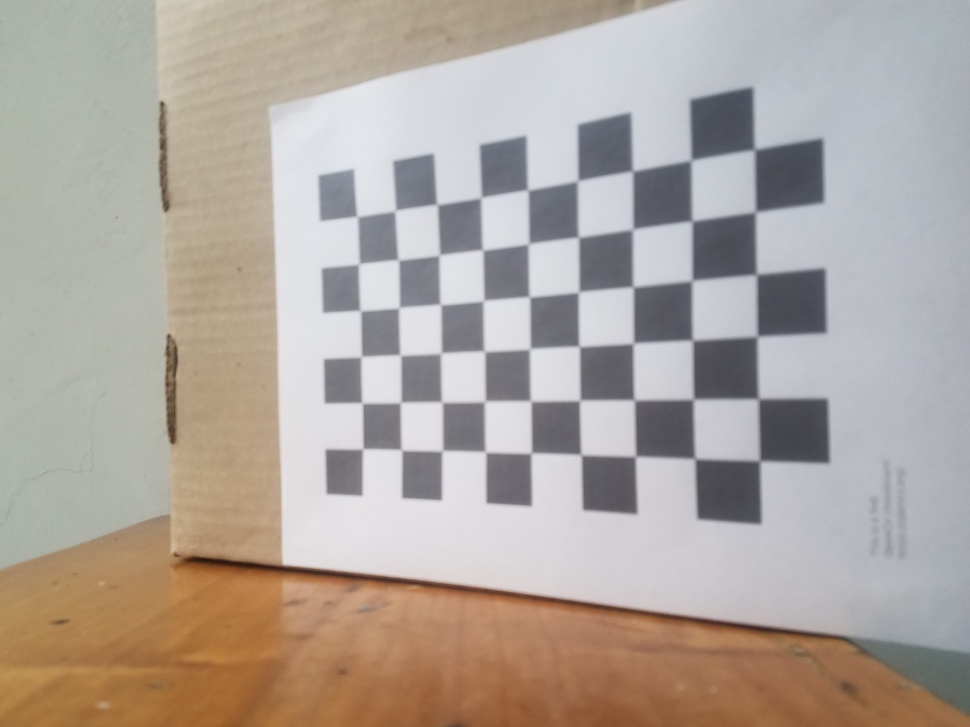
#> input picture proyecto1/img/1.calibracionCamara/1.jpg, 970 x 727 px, shrunk from 4032 x 3024 before the run; its folder holds only this picture in this run
$ jupyter execute 01_Calibracion_Camara_Patron_Ajedrez.ipynb
#> lines starting #> are read from the running program, lines starting #| are printed output that depends on the picture; after the words box and inside, x2 and y2 are one past the last pixel; in counts of white or black regions, pixels touching at a corner belong together; long printed decimals are rounded
[cell 1]
import cv2
import numpy as np
import glob
import os
import matplotlib.pyplot as plt

# Board Dimensions
number_of_squares_X = 10
number_of_squares_Y = 7
nX = number_of_squares_X - 1
nY = number_of_squares_Y - 1
square_size = 0.021

# Arrays to store objects and images
object_points = []
image_points = []

# Termination criteria
criteria = (cv2.TERM_CRITERIA_EPS + cv2.TERM_CRITERIA_MAX_ITER, 30, 0.001)

# 3D Points on real space
object_points_3D = np.zeros((nX * nY, 3), np.float32)
object_points_3D[:, :2] = np.mgrid[0:nX, 0:nY].T.reshape(-1, 2) * square_size

# Folder where the images are storage
notebook_dir = os.getcwd()
project_dir = os.path.dirname(notebook_dir)
image_folder = os.path.join(project_dir, 'img', '1.calibracionCamara')
image_files = glob.glob(os.path.join(image_folder, '*.jpg'))

def CalibrateCamera():
    if not image_files:
        print("No se encontraron imagenes.", image_folder)
        return

    # Calibration using chess board images, Finds chessboard corners
    for image_file in image_files:
        image = cv2.imread(image_file)
#> image is the input picture: shape (727, 970, 3); mean B, G, R 157.8, 165.6, 174.9
        gray = cv2.cvtColor(image, cv2.COLOR_BGR2GRAY)
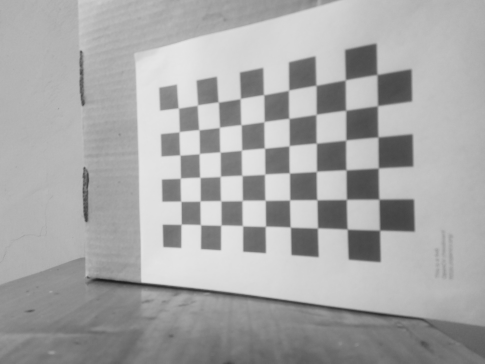
#> gray: shape (727, 970) (shown at 1/2 size); min 26, max 231, mean 167.5

        success, corners = cv2.findChessboardCorners(gray, (nX, nY), None)
#> success = True; corners = 54 rows, first 8: [357.4, 216.5], [396.1, 209.4], [436.6, 204.3], [481.4, 196.7], [527.9, 189.5], [577.9, 180.5], [632.5, 170.5], [690.5, 160.5]

        #Find corners on the images
        if success:
            object_points.append(object_points_3D)
            corners_2 = cv2.cornerSubPix(gray, corners, (11, 11), (-1, -1), criteria)
#> corners_2 = 54 rows, first 8: [357.2, 216.5], [395.3, 210.6], [437, 204.5], [481.1, 197.5], [527.8, 189.9], [577.8, 180.7], [632.6, 171], [691.1, 160.2]
            image_points.append(corners_2)
            cv2.drawChessboardCorners(image, (nX, nY), corners_2, success)
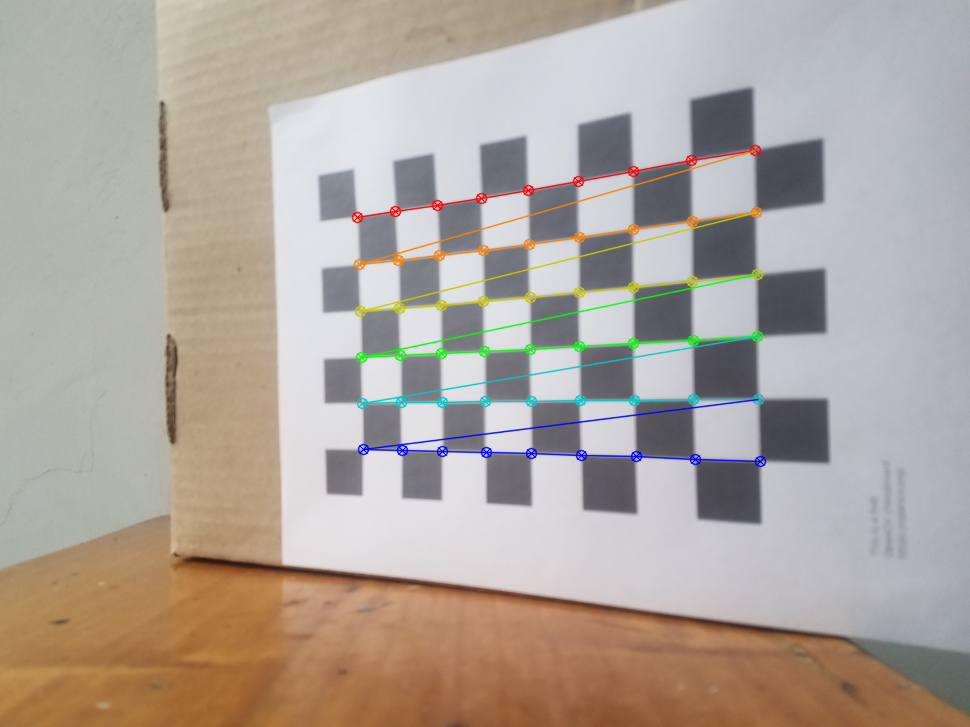
#> image: shape (727, 970, 3); 2.46% of pixels changed, all inside (x1, y1, x2, y2) = (351, 144, 767, 468)

    if len(image_points) == 0:
        print("No corners detected in any image. Check your chessboard patterns.")
        return

    # Camera Calibration Data
    ret, mtx, dist, rvecs, tvecs = cv2.calibrateCamera(object_points, image_points, gray.shape[::-1], None, None)
#> ret = 0.302; mtx = [[568, 0, 482.9], [0, 585.9, 391.7], [0, 0, 1]]; dist = [[0.271, -0.476, 0.000835, -0.0149, 0.234]]; rvecs = ([-0.00476, 0.42, -0.0162],); tvecs = ([-0.0579, -0.0789, 0.272],)

    print("Camera matrix:\n", mtx)
#| Camera matrix:
#|  [[567.989    0.         482.864]
#|  [  0.         585.885 391.744]
#|  [  0.           0.           1.        ]]
    print("Distortion coefficients:\n", dist)
#| Distortion coefficients:
#|  [[ 0.2712 -0.4765   0.0008348 -0.01494   0.234]]
    print("Distortion coefficients [k1, k2, p1, p2, k3]:\n", dist.ravel())
#| Distortion coefficients [k1, k2, p1, p2, k3]:
#|  [ 0.2712 -0.4765   0.0008348 -0.01494   0.234]
    print("Reprojection error (RMS):", ret)
#| Reprojection error (RMS): 0.3017

    height, width = image.shape[:2]
    print(f"Altura: {height}")
#| Altura: 727
    print(f"Ancho: {width}")
#| Ancho: 970
    center = (width // 2, height // 2)

    print("Coordenadas centro ", center)
#| Coordenadas centro  (485, 363)

    # Undistort all the images
    for image_file in image_files:
        image = cv2.imread(image_file)
        if image is None:
            print(f"Failed to load image: {image_file}")
            continue

        height, width = image.shape[:2]
        new_camera_mtx, roi = cv2.getOptimalNewCameraMatrix(mtx, dist, (width, height), 1, (width, height))
#> new_camera_mtx = [[582.1, 0, 463.1], [0, 590.6, 391.7], [0, 0, 1]]; roi = (3, 17, 960, 693)
        undistorted = cv2.undistort(image, mtx, dist, None, new_camera_mtx)
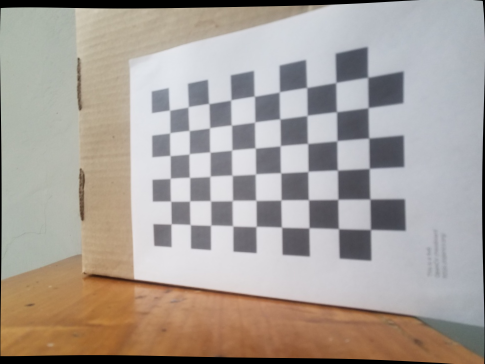
#> undistorted: shape (727, 970, 3) (shown at 1/2 size); mean B, G, R 153.1, 160, 168.5

        #View the Images
        plt.imshow(image)
        plt.title("Visualizacion de la imagen Original: " + os.path.basename(image_file))
        plt.axis('off')
        #plt.show()

        plt.imshow(undistorted)
        plt.title("Visualizacion de la imagen Corregida: " + os.path.basename(image_file))
        plt.axis('off')
        plt.show()
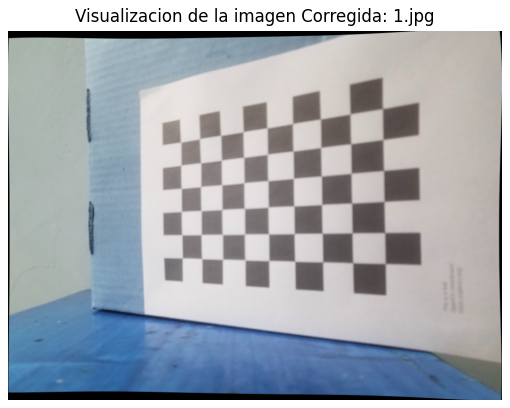
#> figure drawn by matplotlib, 1 panel; B, G, R data is drawn as R, G, B

        # Save all the images on a new folder
        base_filename = os.path.basename(image_file)
        name, ext = os.path.splitext(base_filename)
        output_path = os.path.join(os.path.join(project_dir, 'results', '1.calibracionCamara'), name + '_undistorted' + ext)
        cv2.imwrite(output_path, undistorted)

    # Create a text file with the camera Data
        # Define output folder
        output_folder = os.path.join(project_dir, 'results', '1.calibracionCamara')
        file_path = os.path.join(output_folder, 'parametros.txt')

        # Write camera calibration data to the file
        with open(file_path, "w") as f:
           f.write("Optimal Camera matrix:")
           f.write(np.array_str(new_camera_mtx))

           f.write("\n Coeficiente de distorsion:")
           f.write(np.array_str(dist))

           f.write("\n Vectores de rotacion:")
           f.write(', '.join(str(rvec) for rvec in rvecs))

           f.write("\n Vectores de tralacion:")
           f.write(', '.join(str(tvec) for tvec in tvecs))

           f.write("Error RMS de reproyección: " + str(ret) + "\n")
           # File close

    print("All images undistorted and saved.")

CalibrateCamera()

$ run again, on proyecto1/img/1.calibracionCamara/5.jpg
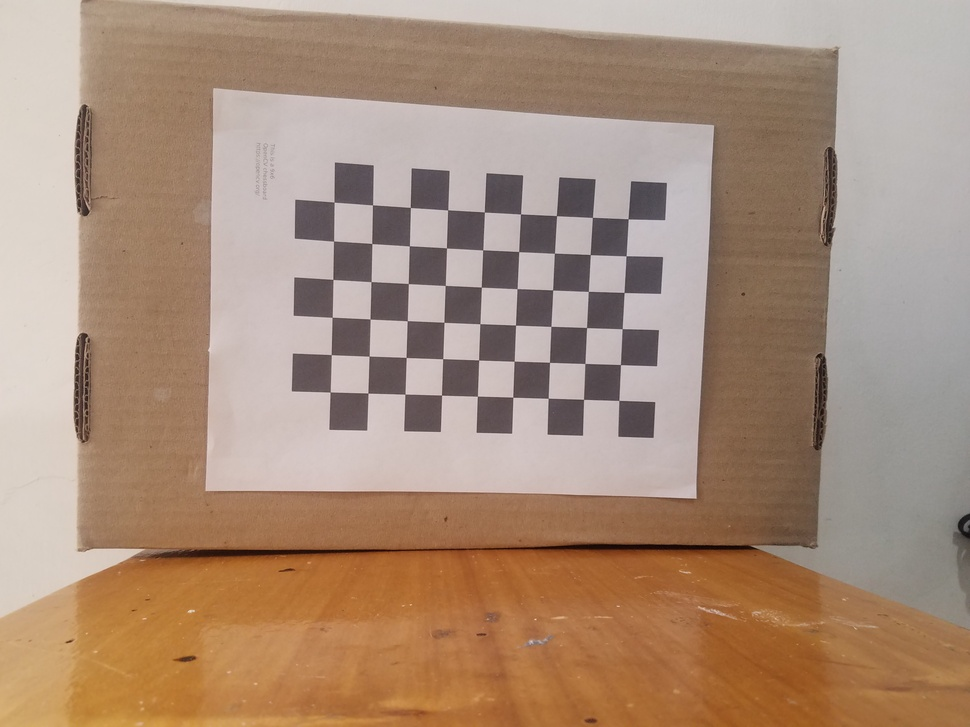
#> input picture proyecto1/img/1.calibracionCamara/5.jpg, 970 x 727 px, shrunk from 4032 x 3024 before the run
#> in CalibrateCamera, image is the input picture: shape (727, 970, 3); mean B, G, R 122.2, 141.9, 168.5
#> in CalibrateCamera, `gray = cv2.cvtColor(image, cv2.COLOR_BGR2GRAY)`:
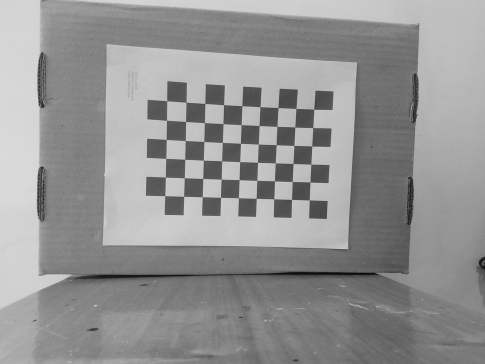
#> gray: shape (727, 970) (shown at 1/2 size); min 5, max 225, mean 147.7
#> success = True; corners = 54 rows, first 8: [618.8, 400.4], [583.6, 399.4], [548.2, 398.2], [512.9, 397.2], [477.4, 396.2], [441.5, 395.1], [405, 394.2], [368, 393.1]
#> corners_2 = 54 rows, first 8: [618.8, 400.4], [583.5, 399.3], [548.2, 398.3], [512.8, 397.2], [477.4, 396.2], [441.5, 395.1], [404.9, 394.2], [367.9, 393.1]
#> image: shape (727, 970, 3); 1.95% of pixels changed, all inside (x1, y1, x2, y2) = (324, 196, 635, 407)
#> ret = 0.108; mtx = [[386.8, 0, 488.9], [0, 392.3, 336.8], [0, 0, 1]]; dist = [[0.171, -0.66, -0.00821, 0.00678, 1.24]]; rvecs = ([0.103, 0.0277, -3.1],); tvecs = ([0.0769, 0.0375, 0.233],)
#| Camera matrix:
#|  [[386.780   0.         488.931]
#|  [  0.         392.343 336.791]
#|  [  0.           0.           1.        ]]
#| Distortion coefficients:
#|  [[ 0.1709 -0.6596 -0.008214  0.006778  1.235]]
#| Distortion coefficients [k1, k2, p1, p2, k3]:
#|  [ 0.1709 -0.6596 -0.008214  0.006778  1.235]
#| Reprojection error (RMS): 0.1084
#| Altura: 727
#| Ancho: 970
#| Coordenadas centro  (485, 363)
#> new_camera_mtx = [[1514.6, 0, 486.3], [0, 523.3, 387.8], [0, 0, 1]]; roi = (376, 355, 220, 63)
#> in CalibrateCamera, `plt.show()`:
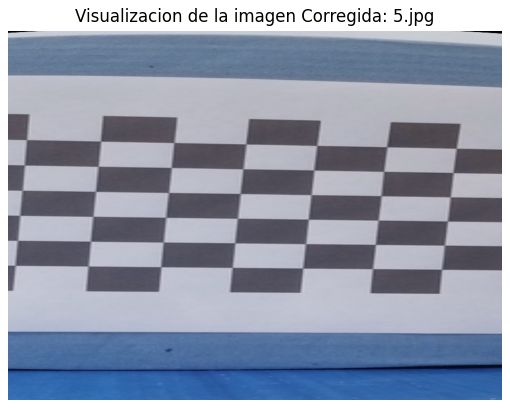
#> figure drawn by matplotlib, 1 panel; B, G, R data is drawn as R, G, B

$ run again, on proyecto1/img/1.calibracionCamara/2.jpg
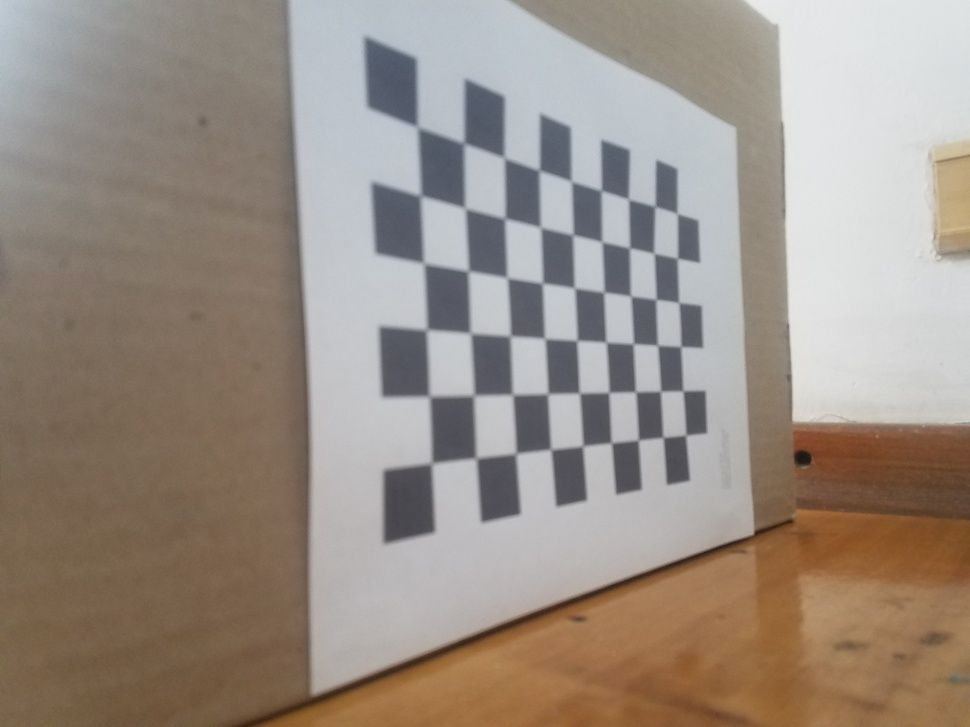
#> input picture proyecto1/img/1.calibracionCamara/2.jpg, 970 x 727 px, shrunk from 4032 x 3024 before the run
#> in CalibrateCamera, image is the input picture: shape (727, 970, 3); mean B, G, R 133.6, 143.4, 154.7
#> success = True; corners = 54 rows, first 8: [418, 127.5], [464, 143.5], [504.5, 158], [539, 170.5], [571.5, 181.5], [601, 190], [627.2, 198.2], [655, 206]
#> corners_2 = 54 rows, first 8: [417.4, 127], [463.9, 143.4], [504.2, 157.7], [539.2, 170.4], [571.3, 181.3], [601.2, 190.6], [628.5, 199.2], [655, 206.4]
#> in CalibrateCamera, `cv2.drawChessboardCorners(image, (nX, nY), corners_2, success)`:
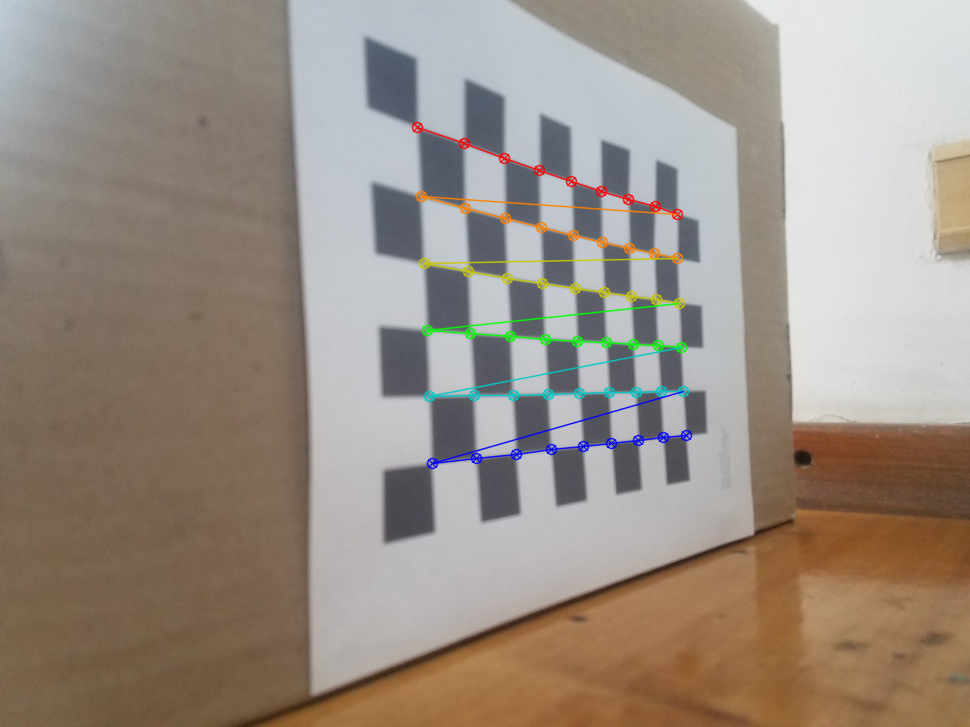
#> image: shape (727, 970, 3); 1.81% of pixels changed, all inside (x1, y1, x2, y2) = (411, 121, 693, 470)
#> ret = 0.484; mtx = [[644.6, 0, 528.7], [0, 702.2, 386], [0, 0, 1]]; dist = [[0.187, 1.72, -4.53e-06, 0.0496, -7.7]]; rvecs = ([-0.0618, -0.829, -0.0334],); tvecs = ([-0.0392, -0.0806, 0.224],)
#| Camera matrix:
#|  [[644.635   0.         528.694]
#|  [  0.         702.240 386.047]
#|  [  0.           0.           1.        ]]
#| Distortion coefficients:
#|  [[ 1.87182847e-01  1.71803466e+00 -4.53295696e-06  4.96289933e-02
#|   -7.69835740e+00]]
#| Distortion coefficients [k1, k2, p1, p2, k3]:
#|  [ 1.87182847e-01  1.71803466e+00 -4.53295696e-06  4.96289933e-02
#|  -7.69835740e+00]
#| Reprojection error (RMS): 0.4841
#| Altura: 727
#| Ancho: 970
#| Coordenadas centro  (485, 363)
#> new_camera_mtx = [[644.6, 0, 528.7], [0, 648, 370], [0, 0, 1]]; roi = (0, 15, 969, 653)
#> in CalibrateCamera, `plt.show()`:
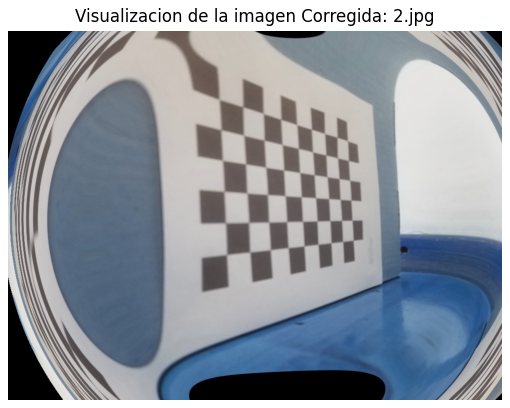
#> figure drawn by matplotlib, 1 panel; B, G, R data is drawn as R, G, B
